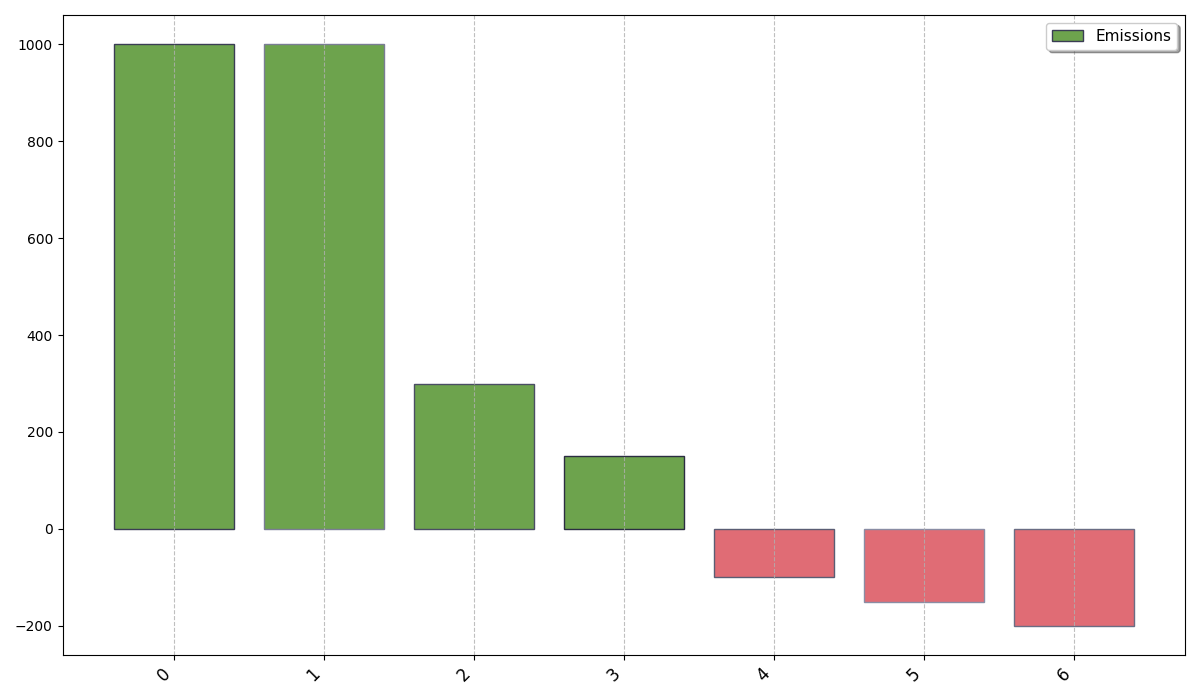

Python code for this plot:
import matplotlib.pyplot as plt
import numpy as np

# Shuffled manually emissions_values while keeping dimensional structure intact
emissions_values = [-150, 1000, 300, 150, -100, -200]
final_emission = 1000 + sum(emissions_values)
emissions_values.append(final_emission - 1000)  # append net emissions to preserve length

# Sort emissions in descending order
sorted_values = sorted(emissions_values, reverse=True)

# Adjust colors according to the shuffled emissions
colors = ['#e06c75' if x < 0 else '#6da34d' for x in sorted_values]

fig, ax = plt.subplots(figsize=(12, 7))

marker_styles = ['o', 'v', '^', '<', '>', 's', 'p', '*', '+', 'x']
line_styles = ['-', '--', '-.', ':']

# Manually shuffled edgecolors
bars = ax.bar(range(len(sorted_values)), sorted_values, color=colors, 
              edgecolor=['#3a3d54', '#7a7d94', '#4a4d64', '#2b2d42', '#5a5d74', '#8a8da4', '#6a6d84'])

plt.xticks(range(len(sorted_values)), rotation=45, ha='right', fontsize=12)
plt.grid(axis='x', linestyle=line_styles[1], alpha=0.8)
plt.legend(['Emissions'], loc='upper right', fontsize=11, frameon=True, shadow=True)
plt.tight_layout()

plt.show()
